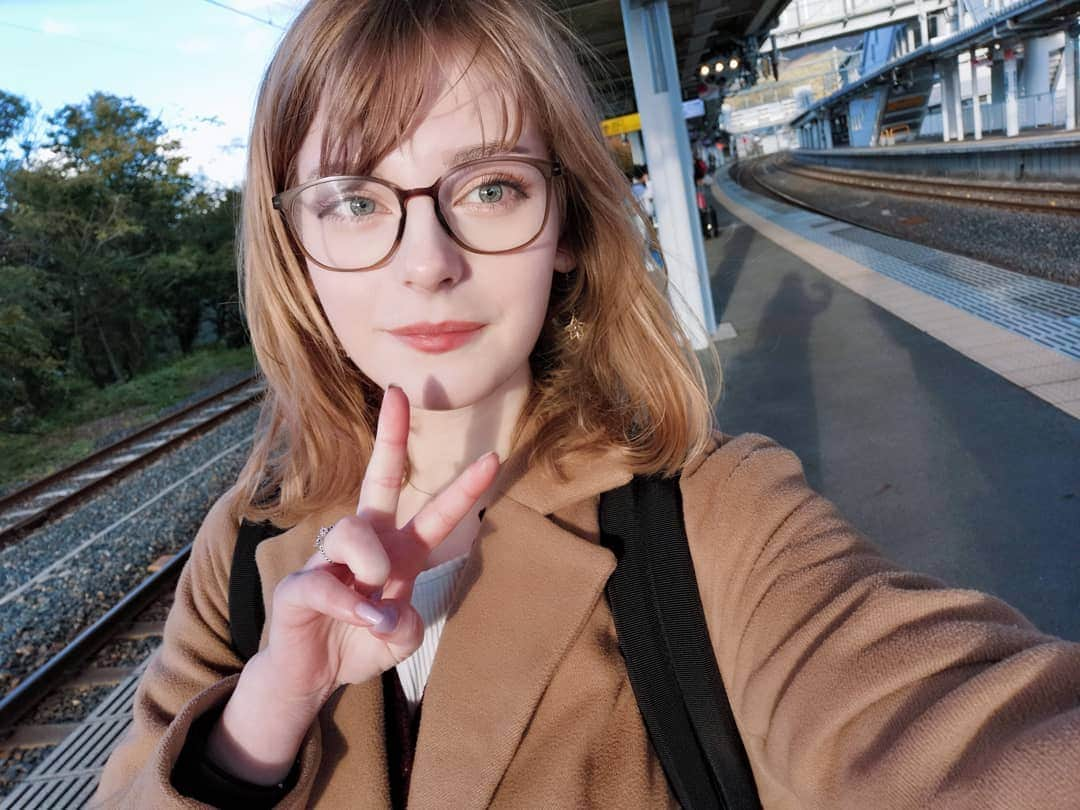
#> input picture ella.jpg, 1080 x 810 px
$ jupyter execute contour.ipynb
#> lines starting #> are read from the running program, lines starting #| are printed output that depends on the picture; after the words box and inside, x2 and y2 are one past the last pixel; in counts of white or black regions, pixels touching at a corner belong together
[cell 1]
#imports Pustaka
import cv2
from matplotlib import pyplot as plt
import numpy as np

[cell 2]
#loading Gambar
file = "ella.jpg"
img = cv2.imread(file)
#> img is the input picture: shape (810, 1080, 3); mean B, G, R 101.8, 104.9, 119
img = cv2.cvtColor(img, cv2.COLOR_BGR2RGB)
plt.imshow(img)
plt.show()

[cell 3]
#Konevrsi citra warna menjadi abu bau
gray = cv2.cvtColor(img, cv2.COLOR_BGR2GRAY)
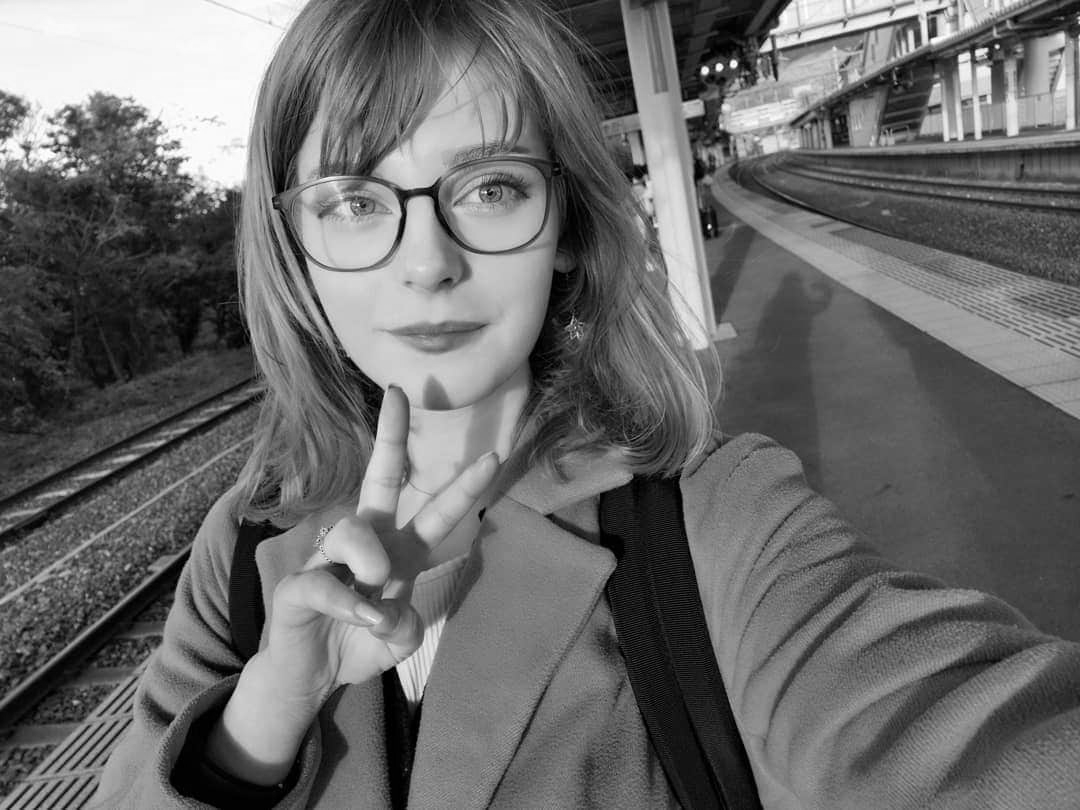
#> gray: shape (810, 1080); min 0, max 255, mean 105.6
thresh = cv2.adaptiveThreshold(
gray, 255, cv2.ADAPTIVE_THRESH_GAUSSIAN_C, cv2.THRESH_BINARY_INV, 21, 5)
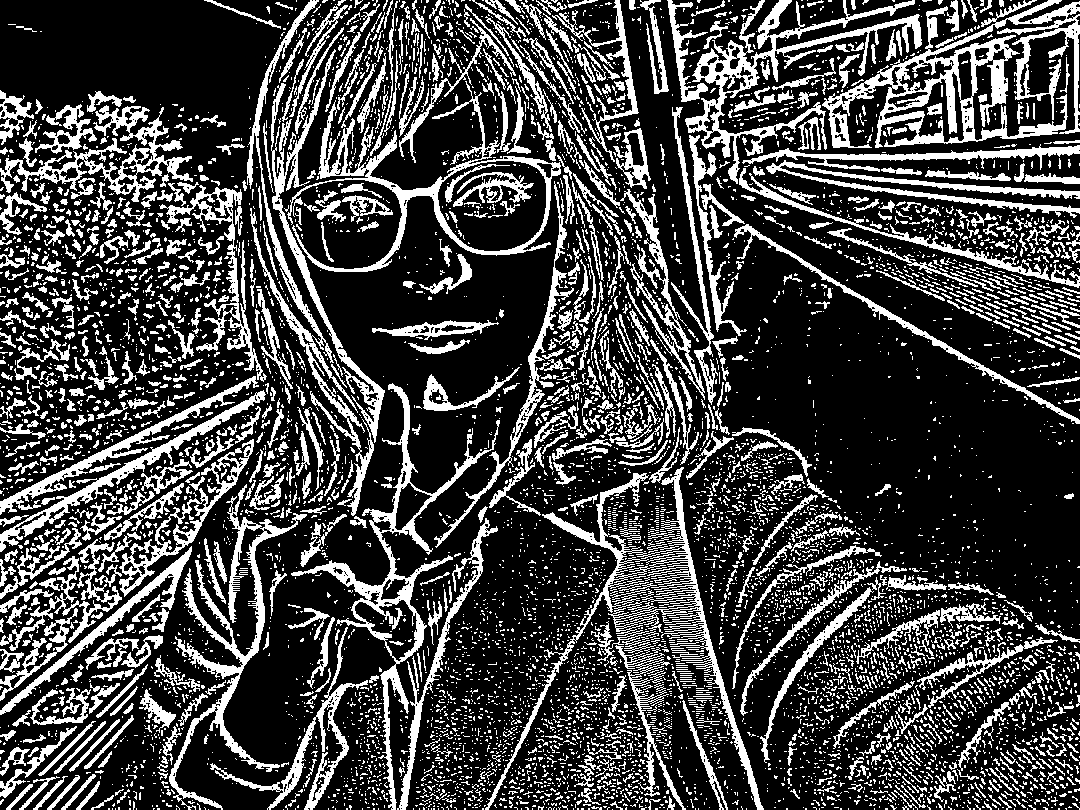
#> thresh: shape (810, 1080); 26.2% white; 7564 white regions (6445 under 20 px)

[cell 4]
#Fungsi untuk menemukan kontur
contours, _ = cv2.findContours(thresh, cv2.RETR_TREE, cv2.CHAIN_APPROX_SIMPLE)
#> contours = 8844 contours, 8005 with area under 20; largest, box (x1, y1, x2, y2) and area: (822, 0, 1080, 148) 13795, (287, 81, 561, 272) 12696, (291, 383, 500, 810) 8668, (437, 160, 547, 252) 8007, (685, 0, 922, 184) 6614
detected_contours = img.copy()
cv2.drawContours(detected_contours, contours, -1, (0, 255, 0), -1)
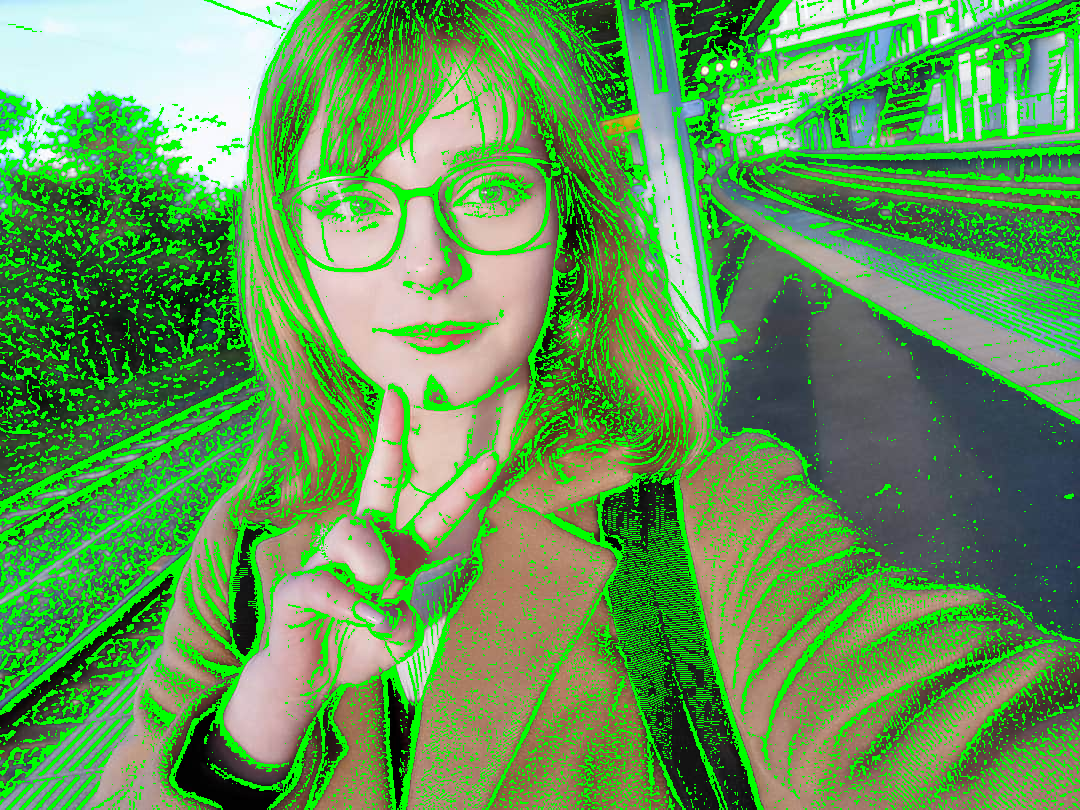
#> detected_contours: shape (810, 1080, 3); mean R, G, B 96.7, 153.2, 84
plt.imshow(detected_contours)
plt.title('Detected contours')
plt.show()

[cell 5]
contours, _ = cv2.findContours(
thresh, cv2.RETR_EXTERNAL, cv2.CHAIN_APPROX_SIMPLE)
#> contours = 7482 contours, 6831 with area under 20; largest, box (x1, y1, x2, y2) and area: (822, 0, 1080, 148) 13795, (287, 81, 561, 272) 12696, (291, 383, 500, 810) 8668, (685, 0, 922, 184) 6614, (485, 467, 764, 810) 6493

[cell 6]
#masking gambar
highlight = np.ones_like(img)
cv2.drawContours(highlight, contours, -1, (0, 200, 175), cv2.FILLED)
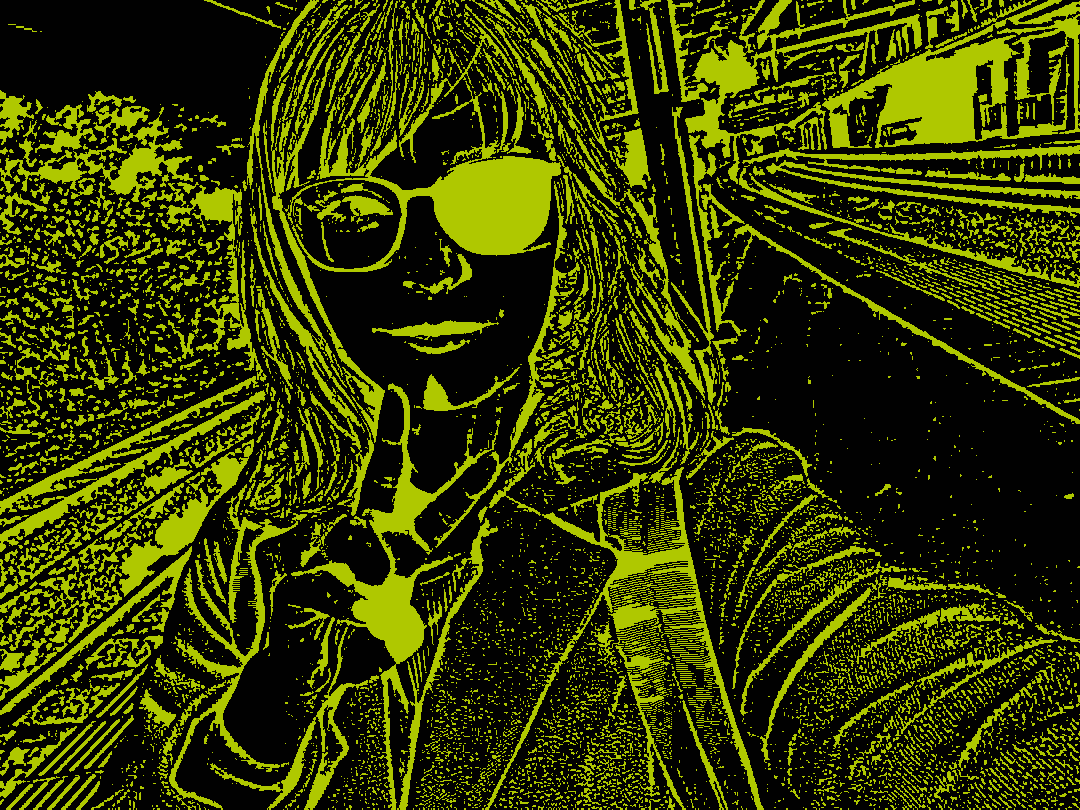
#> highlight: shape (810, 1080, 3); mean of channels 0, 1, 2 0.7, 58.7, 51.5; drawn as B, G, R
plt.imshow(highlight)
plt.title('Highlight contour with color')
plt.show()

[cell 7]
#Penyamaran Kembali atau ulang
mask = np.zeros_like(img)
cv2.drawContours(mask, contours, -1, (255, 255, 255), cv2.FILLED)
#> mask: shape (810, 1080, 3); 29% white; 7482 white regions (6373 under 20 px), largest, box (x1, y1, x2, y2) and area: (822, 0, 1080, 148) 15425, (287, 81, 561, 272) 13858, (291, 383, 500, 810) 9649
foreground = cv2.bitwise_and(img, mask)
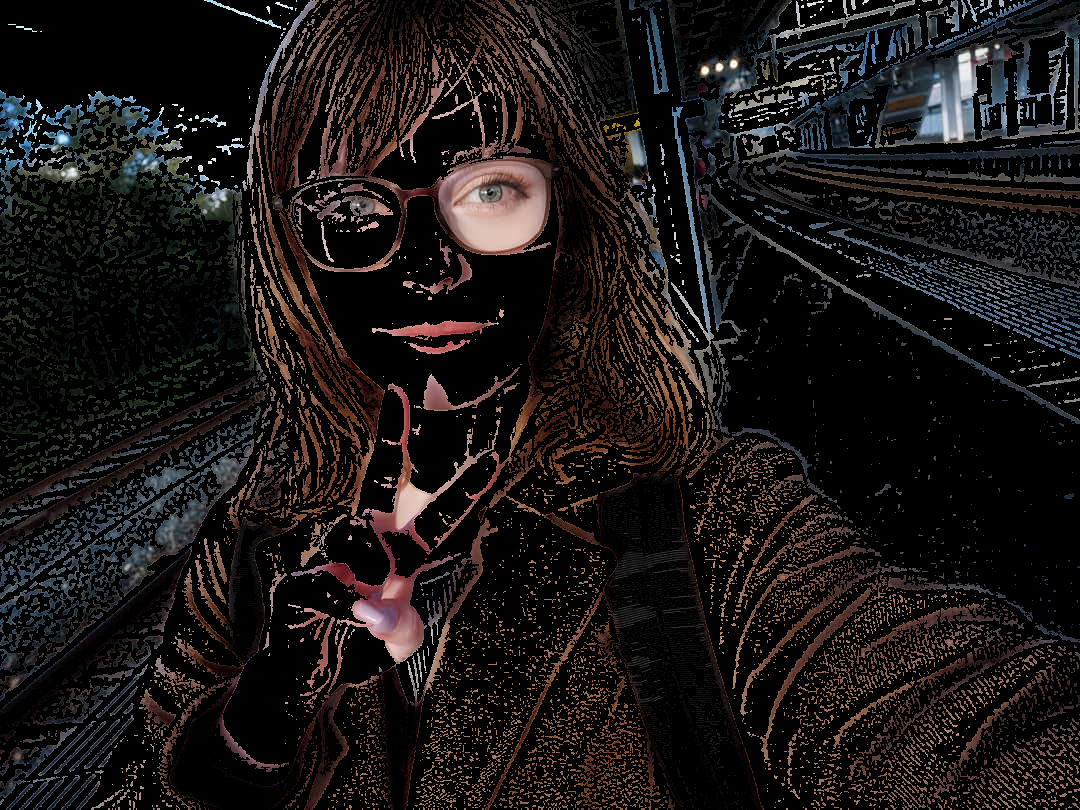
#> foreground: shape (810, 1080, 3); mean R, G, B 26, 21.8, 21

[cell 8]
#tepi
plt.imshow(foreground)
plt.title('Extract contours')
plt.show()

[cell 9]
print("\t")

[cell 10]
#--main-plot--
contours = {"Original": img, "Detected contours": detected_contours,
"Color contours": highlight, "Extract contours": foreground}
plt.subplots_adjust(wspace=.2, hspace=.2)
plt.tight_layout()

[cell 11]
import matplotlib.pyplot as plt

for i, (key, value) in enumerate(contours.items()):
    plt.subplot(2, 2, i + 1)
    plt.tick_params(labelbottom=False, labelleft=False)
    plt.title("{}".format(key))
    plt.imshow(value)
#> this loop made 4 passes

plt.show()
